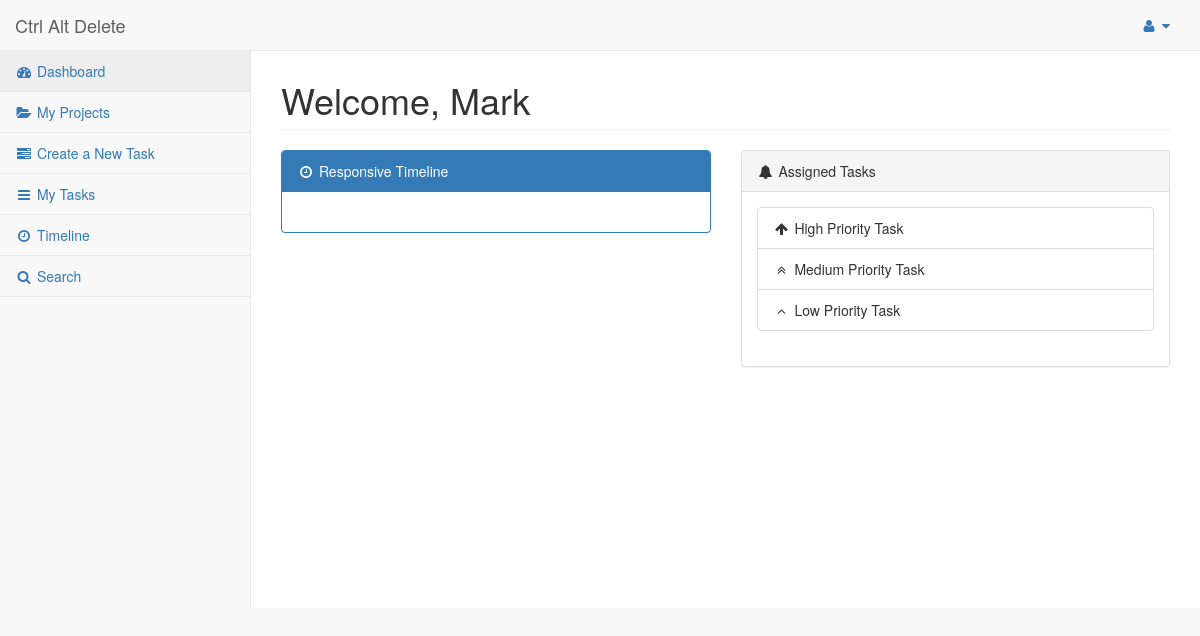
Page /pages/index.php (signed in) on the earlier database version.
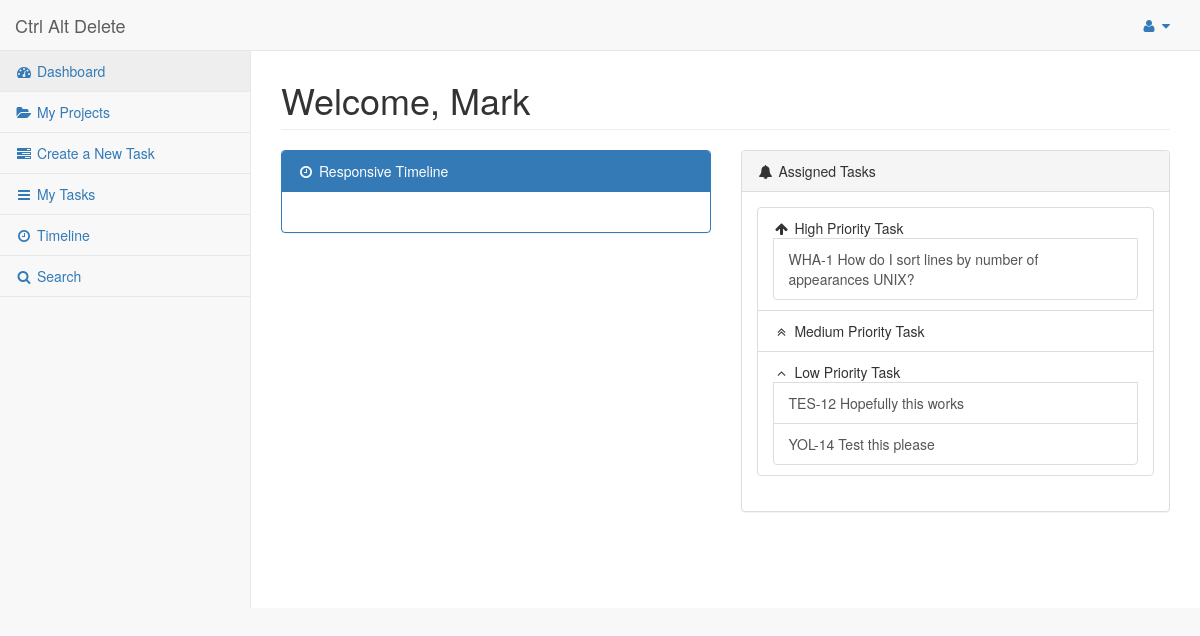
Same page on the later database version.
### tables this page shows
CREATE TABLE `tasks` (
  `taskID` int(11) NOT NULL,
  `dueDate` date NOT NULL,
  `username` varchar(45) DEFAULT NULL,
  `projectID` int(11) NOT NULL,
  `taskDescription` varchar(256) NOT NULL,
  `priority` int(11) NOT NULL,
  `status` int(1) NOT NULL,
  `title` varchar(256) NOT NULL,
  `abbreviation` varchar(5) NOT NULL
);

### pages/index.php (the view, shortened to what the changed rows need)
<!DOCTYPE html>
<html lang="en">
<head>
    <link href="../vendor/bootstrap/css/bootstrap.min.css" rel="stylesheet">
    <link href="../vendor/metisMenu/metisMenu.min.css" rel="stylesheet">
    <link href="../dist/css/sb-admin-2.css" rel="stylesheet">
    <link href="../vendor/morrisjs/morris.css" rel="stylesheet">
    <link href="../vendor/font-awesome/css/font-awesome.min.css" rel="stylesheet" type="text/css">
    <link href="../customcss/custom.css" rel="stylesheet">
</head>
<body>
    <div id="wrapper">
        <br/>
        <br/>
        <div id="page-wrapper">
            <div class="row">
                <div class="col-lg-12">
                    <h1 class="page-header">Welcome, <?php echo $_SESSION['first']; ?></h1>
                </div>
            </div>
            <div class="row">
                <div class="col-lg-6">
                    <div class="panel panel-default">
                        <div class="panel-body">
                            <div class="list-group">
                                <ul class="list-group-item">
                                    <i class="fa fa-arrow-up fa-fw"></i> High Priority Task
                                        <?php
                                            $connection = mysqli_connect("localhost", "root", "", "cen4020");
                                            $results = mysqli_query($connection, "SELECT * FROM tasks WHERE username='$_SESSION[username]' AND priority=3 AND status <> 3 ORDER BY dueDate");
                                            while($row = mysqli_fetch_row($results))
                                            {
                                                echo "<a href='viewTask.php?var=$row[0]' class='list-group-item'> $row[8]-$row[0] $row[7]</a>";
                                            }
                                        ?>
                                </ul>
                                <ul class="list-group-item">
                                    <i class="fa fa-angle-up fa-fw"></i> Low Priority Task
                                    <?php
                                            $connection = mysqli_connect("localhost", "root", "", "cen4020");
                                            $results = mysqli_query($connection, "SELECT * FROM tasks WHERE username='$_SESSION[username]' AND priority=1 AND status <> 3 ORDER BY dueDate");
                                            while($row = mysqli_fetch_row($results))
                                            {
                                                echo "<a href='viewTask.php?var=$row[0]' class='list-group-item'> $row[8]-$row[0] $row[7]</a>";
                                            }
                                        ?>
                                </ul>
                            </div>
                        </div>
                    </div>
                </div>
            </div>
        </div>
    </div>
</body>
</html>

Differences in the rows shown:
added tasks: abbreviation "WHA", taskID "1", title "How do I sort lines by number of appearances UNIX?", shown under "Welcome, Mark"
added tasks: abbreviation "TES", taskID "12", title "Hopefully this works"
added tasks: abbreviation "YOL", taskID "14", title "Test this please"
